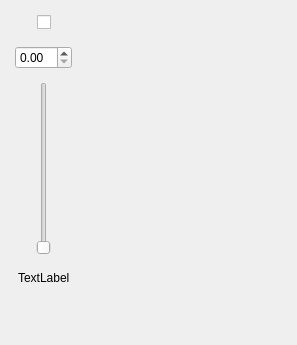
<?xml version="1.0" encoding="UTF-8"?>
<ui version="4.0">
 <class>Form</class>
 <widget class="QWidget" name="Form">
  <property name="geometry">
   <rect>
    <x>0</x>
    <y>0</y>
    <width>297</width>
    <height>345</height>
   </rect>
  </property>
  <property name="windowTitle">
   <string>Form</string>
  </property>
  <widget class="QWidget" name="layoutWidget">
   <property name="geometry">
    <rect>
     <x>0</x>
     <y>0</y>
     <width>88</width>
     <height>301</height>
    </rect>
   </property>
   <layout class="QVBoxLayout" name="verticalLayout">
    <property name="spacing">
     <number>0</number>
    </property>
    <property name="sizeConstraint">
     <enum>QLayout::SetDefaultConstraint</enum>
    </property>
    <item>
     <spacer name="verticalSpacer_3">
      <property name="orientation">
       <enum>Qt::Vertical</enum>
      </property>
      <property name="sizeType">
       <enum>QSizePolicy::Maximum</enum>
      </property>
      <property name="sizeHint" stdset="0">
       <size>
        <width>20</width>
        <height>13</height>
       </size>
      </property>
     </spacer>
    </item>
    <item>
     <layout class="QHBoxLayout" name="horizontalLayout_3">
      <item>
       <spacer name="horizontalSpacer_5">
        <property name="orientation">
         <enum>Qt::Horizontal</enum>
        </property>
        <property name="sizeHint" stdset="0">
         <size>
          <width>40</width>
          <height>20</height>
         </size>
        </property>
       </spacer>
      </item>
      <item>
       <widget class="QCheckBox" name="checkBox">
        <property name="text">
         <string/>
        </property>
       </widget>
      </item>
      <item>
       <spacer name="horizontalSpacer_6">
        <property name="orientation">
         <enum>Qt::Horizontal</enum>
        </property>
        <property name="sizeHint" stdset="0">
         <size>
          <width>40</width>
          <height>20</height>
         </size>
        </property>
       </spacer>
      </item>
     </layout>
    </item>
    <item>
     <spacer name="verticalSpacer_2">
      <property name="orientation">
       <enum>Qt::Vertical</enum>
      </property>
      <property name="sizeType">
       <enum>QSizePolicy::Maximum</enum>
      </property>
      <property name="sizeHint" stdset="0">
       <size>
        <width>20</width>
        <height>13</height>
       </size>
      </property>
     </spacer>
    </item>
    <item>
     <layout class="QHBoxLayout" name="horizontalLayout_2">
      <item>
       <spacer name="horizontalSpacer_3">
        <property name="orientation">
         <enum>Qt::Horizontal</enum>
        </property>
        <property name="sizeHint" stdset="0">
         <size>
          <width>40</width>
          <height>20</height>
         </size>
        </property>
       </spacer>
      </item>
      <item>
       <widget class="QDoubleSpinBox" name="doubleSpinBox"/>
      </item>
      <item>
       <spacer name="horizontalSpacer_4">
        <property name="orientation">
         <enum>Qt::Horizontal</enum>
        </property>
        <property name="sizeHint" stdset="0">
         <size>
          <width>40</width>
          <height>20</height>
         </size>
        </property>
       </spacer>
      </item>
     </layout>
    </item>
    <item>
     <spacer name="verticalSpacer">
      <property name="orientation">
       <enum>Qt::Vertical</enum>
      </property>
      <property name="sizeType">
       <enum>QSizePolicy::Maximum</enum>
      </property>
      <property name="sizeHint" stdset="0">
       <size>
        <width>20</width>
        <height>13</height>
       </size>
      </property>
     </spacer>
    </item>
    <item>
     <layout class="QHBoxLayout" name="horizontalLayout">
      <item>
       <spacer name="horizontalSpacer">
        <property name="orientation">
         <enum>Qt::Horizontal</enum>
        </property>
        <property name="sizeHint" stdset="0">
         <size>
          <width>40</width>
          <height>20</height>
         </size>
        </property>
       </spacer>
      </item>
      <item>
       <widget class="QSlider" name="verticalSlider">
        <property name="sizePolicy">
         <sizepolicy hsizetype="Fixed" vsizetype="MinimumExpanding">
          <horstretch>0</horstretch>
          <verstretch>0</verstretch>
         </sizepolicy>
        </property>
        <property name="orientation">
         <enum>Qt::Vertical</enum>
        </property>
       </widget>
      </item>
      <item>
       <spacer name="horizontalSpacer_2">
        <property name="orientation">
         <enum>Qt::Horizontal</enum>
        </property>
        <property name="sizeHint" stdset="0">
         <size>
          <width>40</width>
          <height>20</height>
         </size>
        </property>
       </spacer>
      </item>
     </layout>
    </item>
    <item>
     <spacer name="verticalSpacer_4">
      <property name="orientation">
       <enum>Qt::Vertical</enum>
      </property>
      <property name="sizeType">
       <enum>QSizePolicy::Maximum</enum>
      </property>
      <property name="sizeHint" stdset="0">
       <size>
        <width>20</width>
        <height>13</height>
       </size>
      </property>
     </spacer>
    </item>
    <item>
     <layout class="QHBoxLayout" name="horizontalLayout_4">
      <item>
       <spacer name="horizontalSpacer_7">
        <property name="orientation">
         <enum>Qt::Horizontal</enum>
        </property>
        <property name="sizeHint" stdset="0">
         <size>
          <width>40</width>
          <height>20</height>
         </size>
        </property>
       </spacer>
      </item>
      <item>
       <widget class="QLabel" name="label">
        <property name="sizePolicy">
         <sizepolicy hsizetype="Preferred" vsizetype="Fixed">
          <horstretch>0</horstretch>
          <verstretch>0</verstretch>
         </sizepolicy>
        </property>
        <property name="text">
         <string>TextLabel</string>
        </property>
       </widget>
      </item>
      <item>
       <spacer name="horizontalSpacer_8">
        <property name="orientation">
         <enum>Qt::Horizontal</enum>
        </property>
        <property name="sizeHint" stdset="0">
         <size>
          <width>40</width>
          <height>20</height>
         </size>
        </property>
       </spacer>
      </item>
     </layout>
    </item>
    <item>
     <spacer name="verticalSpacer_5">
      <property name="orientation">
       <enum>Qt::Vertical</enum>
      </property>
      <property name="sizeType">
       <enum>QSizePolicy::Maximum</enum>
      </property>
      <property name="sizeHint" stdset="0">
       <size>
        <width>20</width>
        <height>13</height>
       </size>
      </property>
     </spacer>
    </item>
   </layout>
  </widget>
 </widget>
 <resources/>
 <connections/>
</ui>
